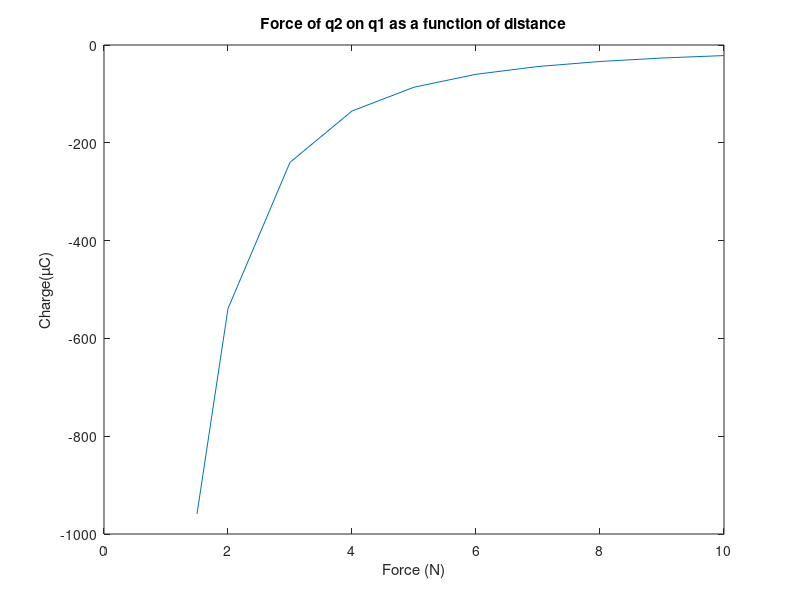

Write the MATLAB code that produced this figure. (Note: this script raises an error after producing the figure.)
clear;
distances = [10,9,8,7,6,5,4,3,2,1.5];
forces = [-21.6,-26.6,-33.7,-44.0,-59.9,-86.3,-135,-240,-539,-959];
plot(distances, forces);
xlabel('Force (N)');
ylabel('Charge(µC)');
title('Force of q2 on q1 as a function of distance');
axis([0. -1000. 0. 15.]);